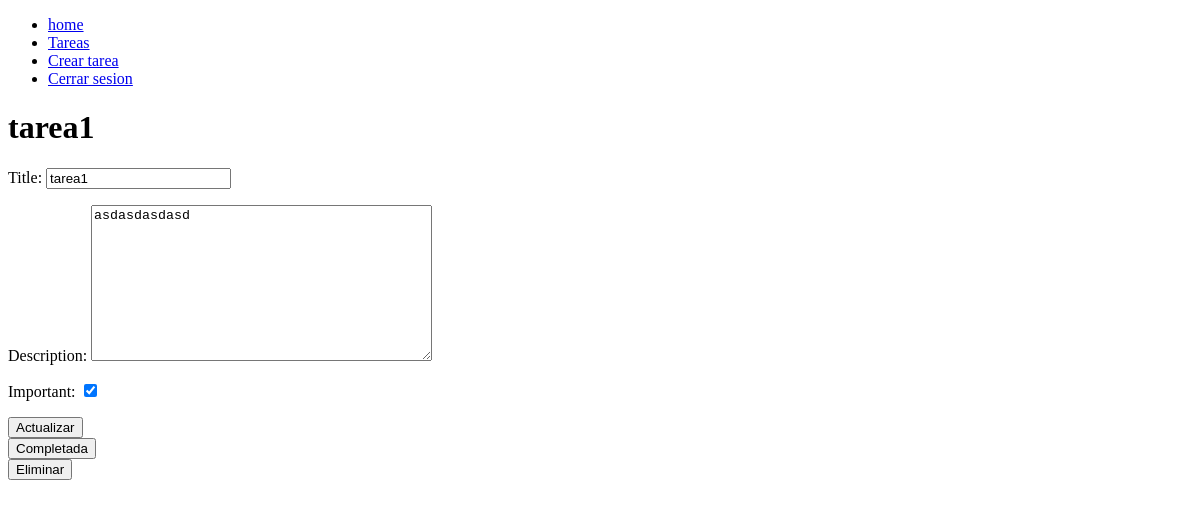
The app's page /task/10/ (signed in), older data.
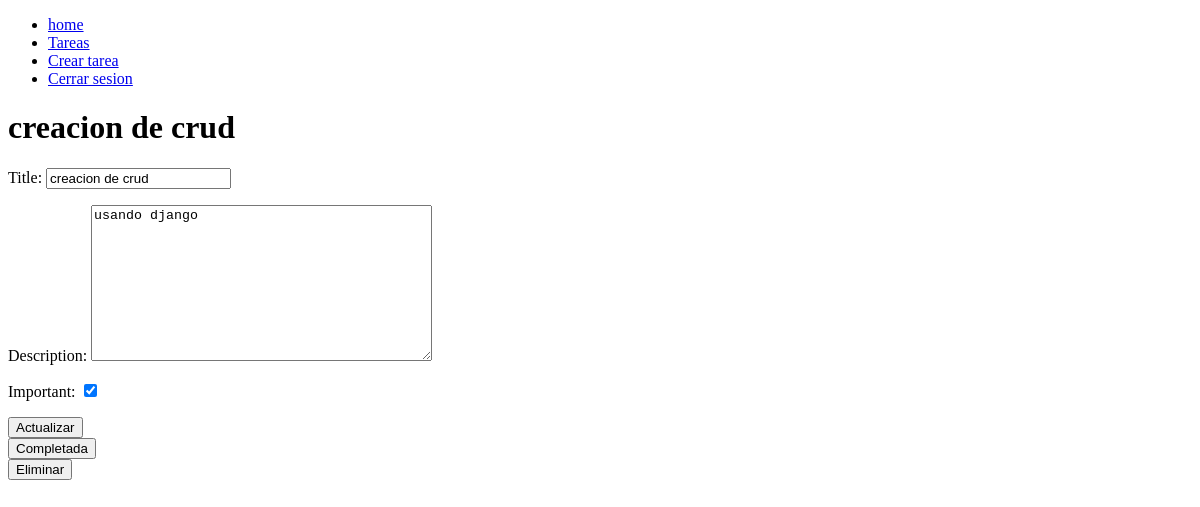
The same page, newer data.
### tasks/models.py (models this page shows, shortened)
class Task(models.Model):
    title = models.CharField(max_length=100)
    description = models.TextField(blank=True)
    created = models.DateTimeField(auto_now_add=timezone.now)
    datecompleted = models.DateTimeField(null=True,blank=True) #condicional solo para el admin
    important = models.BooleanField(default=False)
    user = models.ForeignKey(User, on_delete=models.CASCADE)

### tasks/views.py (the view, shortened to what this page needs)
# urls.py: path('task/<int:task_id>/', views.task_detail,name='task_detail'),
def task_detail(request,task_id):
    if request.method == 'GET':
        task= get_object_or_404(Task, pk=task_id,user=request.user) #Solo los usuarios pueden modificar sus propias tareas
        form= taskform(instance=task)
        return render(request,'task_detail.html',{'task':task, 'form':form})

### tasks/forms.py
class  taskform(ModelForm):
    class Meta:
        model = Task
        fields= ['title','description','important']

### tasks/templates/task_detail.html (shortened to what this page needs)
{% extends 'base.html' %}
{% block content %}
    <h1>{{task.title}}</h1>
    <form method="POST">
       {{form.as_p}}
       <button>
         Actualizar
       </button>
    </form>
    <form action="{% url 'complete_task' task.id %}" method="POST">
      <button>
        Completada
      </button>
    </form>
    <form action="{% url 'delete_task' task.id %}" method="POST">
      <button>
        Eliminar
      </button>
    </form>
{% endblock %}

### tasks/templates/base.html (shortened to what this page needs)
<!DOCTYPE html>
<html lang="en">
<head>
</head>
<body>
    <nav>
        <ul>
            <li>
                <a href="/">home</a>
            </li>
            {% if user.is_authenticated %}
            <li>
                <a href="/task">Tareas</a>
            </li>
            <li>
                <a href="/task/create">Crear tarea</a>
            </li>
             <li>
                <a href="/logout">Cerrar sesion</a>
            </li>
            {% endif %}
        </ul>
    </nav>
    {% block content %}
    {% endblock %}
</body>
</html>

Row changes from the older to the newer data that the page shows:
changed Task: title "tarea1" → "creacion de crud"; description "asdasdasdasd" → "usando django"
